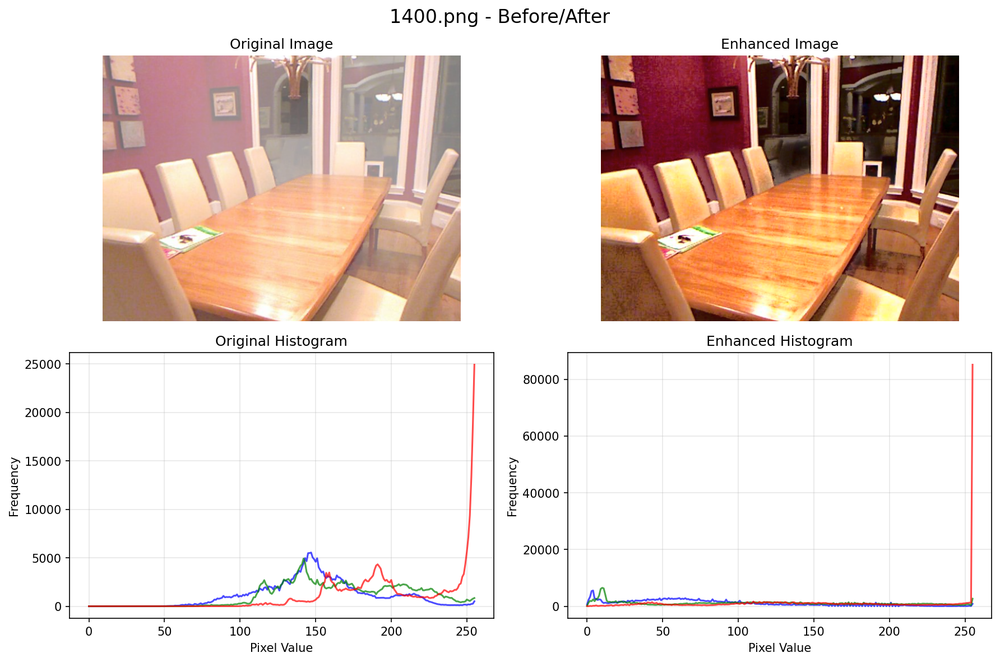
#> input picture output/visualizations/hazy/1400_comparison.png, 1000 x 662 px, shrunk from 1784 x 1181 before the run
$ python -i enhancement.py   (imports and definitions only)   (older library calls are emulated)
#> lines starting #> are read from the running program, lines starting #| are printed output that depends on the picture
"""
CDS6334 Visual Information Processing - Image Enhancement Assignment
Student: [Your Name]
Trimester 2530

This script implements traditional (non-deep learning) image enhancement techniques
for both hazy and low-light images using classical image processing methods.
"""

import cv2
import numpy as np
import os
from pathlib import Path
from typing import Tuple, Optional
import warnings
from scipy.spatial import distance
from scipy.ndimage import convolve
from scipy.sparse import diags, csr_matrix
from scipy.sparse.linalg import spsolve
from utils import get_sparse_neighbor

# [1 line not run here, left out]


class ImageEnhancer:
    """
    A class to handle image enhancement using traditional image processing techniques.
    Supports both hazy image dehazing and low-light image enhancement.
    """

    def __init__(self):
        """Initialize the ImageEnhancer with default parameters."""
        self.hazy_params = {
            'omega': 0.95,         # Dehazing strength (amount of haze to remove, 0-1)
            'radius': 15,          # Dark channel patch size (MUST match reference: 15)
            't0': 0.1,             # Minimum transmission threshold
            'guided_r': 20,        # Guided filter radius (soft matting)
            'guided_eps': 0.01,    # Guided filter regularization (10e-3)
            'color_mode': 'LAB',   # Color enhancement: 'LAB', 'YUV', or 'BOTH'
            'adaptive': True,      # Enable adaptive parameter tuning per image
            'saturation_scale': 0.9  # Saturation multiplier (0-2: <1 reduces, >1 increases, 1=unchanged)
        }

        self.lowlight_params = {
            'gamma': 0.55,     # Gamma correction for illumination refinement (lower = brighter)
            'lambda_': 0.15,   # Balance coefficient for optimization
            'sigma': 3,        # Spatial standard deviation for Gaussian weights
            'dual': True,      # Use DUAL method (True) or LIME method (False)
            'bc': 1,           # Mertens contrast measure weight
            'bs': 1,           # Mertens saturation measure weight
            'be': 1,           # Mertens well-exposedness measure weight
            'eps': 1e-3,       # Small constant for stability
            'post_gamma': 1.35,  # Post-processing brightness boost
            'denoise': False,  # Disabled - filtering doesn't help
            'median_kernel': 5,  # Median filter kernel size (3, 5, or 7)
            'bilateral_d': 9,    # Bilateral filter diameter
            'bilateral_sigma': 10  # Bilateral filter sigma
        }

    # ==================== HAZY IMAGE ENHANCEMENT ====================

    def enhance_hazy_image(self, image: np.ndarray) -> np.ndarray:
        """
        Enhance a hazy image using adaptive Dark Channel Prior with guided filtering.

        This method implements the complete Dark Channel Prior algorithm with:
        1. Adaptive parameter selection based on haze level (optional)
        2. Dark channel prior computation
        3. Atmospheric light estimation
        4. Transmission map estimation
        5. Guided filter refinement (soft matting)
        6. Scene radiance recovery
        7. Flexible color enhancement (LAB/YUV/Both)
        8. Saturation adjustment (reduces oversaturation)

        Args:
            image: Input hazy image (BGR format)

        Returns:
            Enhanced dehazed image
        """
        # Step 0: Adaptive parameter tuning (if enabled)
        if self.hazy_params['adaptive']:
            params = self._adapt_hazy_parameters(image)
        else:
            params = self.hazy_params.copy()

        # Step 1: Compute dark channel
        dark_channel = self._compute_dark_channel_optimized(
            image,
            params['radius']
        )

        # Step 2: Estimate atmospheric light
        atmospheric_light = self._estimate_atmospheric_light_optimized(
            image,
            dark_channel,
            topPercent=0.001
        )

        # Step 3: Estimate transmission map
        transmission_map = self._estimate_transmission_optimized(
            image,
            atmospheric_light,
            params['omega'],
            params['radius']
        )

        # Step 4: Refine transmission using guided filter (soft matting)
        gray = cv2.cvtColor(image, cv2.COLOR_BGR2GRAY).astype(np.float32) / 255.0
        refined_transmission = self._guided_filter(
            gray,
            transmission_map,
            params['guided_r'],
            params['guided_eps']
        )

        # Step 5: Recover scene radiance
        radiance_map = self._recover_radiance_optimized(
            image,
            atmospheric_light,
            refined_transmission,
            params['t0']
        )

        # Step 6: Color enhancement (LAB, YUV, or both)
        enhanced = self._apply_color_enhancement(radiance_map, params['color_mode'])

        # Step 7: Adjust saturation (if scale != 1.0)
        if params['saturation_scale'] != 1.0:
            enhanced = self._adjust_saturation(enhanced, params['saturation_scale'])

        return enhanced

    def _compute_dark_channel_optimized(self, image: np.ndarray, patchSize: int) -> np.ndarray:
        """
        Compute the dark channel prior (OPTIMIZED - vectorized).

        Args:
            image: Input image (BGR, uint8 or float32)
            patchSize: Patch size for local minimum

        Returns:
            Dark channel map (float32)
        """
        # Convert to float32 if needed
        if image.dtype == np.uint8:
            img_float = image.astype(np.float32)
        else:
            img_float = image

        height, width = img_float.shape[:2]

        # Step 1: Compute minimum across color channels for each pixel
        min_channels = np.min(img_float, axis=2)

        # Step 2: Apply minimum filter over local patches
        pad = patchSize // 2
        padded = np.pad(min_channels, ((pad, pad), (pad, pad)), mode='edge')

        dark_channel = np.zeros((height, width), dtype=np.float32)
        for i in range(height):
            for j in range(width):
                patch = padded[i:i + patchSize, j:j + patchSize]
                dark_channel[i, j] = np.min(patch)

        return dark_channel

    def _estimate_atmospheric_light_optimized(self, image: np.ndarray,
                                              dark_channel: np.ndarray,
                                              topPercent: float = 0.001) -> np.ndarray:
        """
        Estimate atmospheric light (OPTIMIZED).

        Args:
            image: Input image (BGR, uint8)
            dark_channel: Dark channel prior
            topPercent: Top percentage of brightest pixels

        Returns:
            Atmospheric light (3-channel array)
        """
        height, width = image.shape[:2]
        flat_img = image.reshape(height * width, 3)
        flat_dark = dark_channel.flatten()

        # Get top percent brightest pixels in dark channel
        num_pixels = int(height * width * topPercent)
        sorted_indices = np.argsort(-flat_dark)  # Sort in descending order
        top_indices = sorted_indices[:num_pixels]

        # Find max intensity for each channel
        atmospheric_light = np.zeros(3, dtype=np.float32)
        for idx in top_indices:
            pixel = flat_img[idx]
            for c in range(3):
                if pixel[c] > atmospheric_light[c]:
                    atmospheric_light[c] = pixel[c]

        return atmospheric_light

    def _estimate_transmission_optimized(self, image: np.ndarray,
                                         atmospheric_light: np.ndarray,
                                         omega: float,
                                         patchSize: int) -> np.ndarray:
        """
        Estimate transmission map (OPTIMIZED).

        Args:
            image: Input image (BGR, uint8)
            atmospheric_light: Atmospheric light
            omega: Parameter (0-1) for haze retention
            patchSize: Patch size

        Returns:
            Transmission map (float32)
        """
        # Normalize image by atmospheric light to range [0, 1]
        normalized_img = image.astype(np.float32) / (atmospheric_light + 1e-6)

        # Compute dark channel of normalized image (stays in float32)
        dark_channel = self._compute_dark_channel_optimized(
            normalized_img,
            patchSize
        )

        # Transmission estimation (eq. 12 from paper)
        # dark_channel is already in [0, 1] range since normalized_img is [0, 1]
        transmission_map = 1 - omega * dark_channel
        transmission_map = transmission_map.astype(np.float32)

        return transmission_map

    def _guided_filter(self, guide: np.ndarray, src: np.ndarray,
                       radius: int, eps: float) -> np.ndarray:
        """
        Apply guided filter for edge-preserving smoothing.

        Args:
            guide: Guidance image
            src: Source image to filter
            radius: Filter radius
            eps: Regularization parameter

        Returns:
            Filtered image
        """
        mean_guide = cv2.boxFilter(guide, cv2.CV_64F, (radius, radius))
        mean_src = cv2.boxFilter(src, cv2.CV_64F, (radius, radius))
        corr_guide = cv2.boxFilter(guide * guide, cv2.CV_64F, (radius, radius))
        corr_guide_src = cv2.boxFilter(guide * src, cv2.CV_64F, (radius, radius))

        var_guide = corr_guide - mean_guide * mean_guide
        cov_guide_src = corr_guide_src - mean_guide * mean_src

        a = cov_guide_src / (var_guide + eps)
        b = mean_src - a * mean_guide

        mean_a = cv2.boxFilter(a, cv2.CV_64F, (radius, radius))
        mean_b = cv2.boxFilter(b, cv2.CV_64F, (radius, radius))

        return mean_a * guide + mean_b

    def _recover_radiance_optimized(self, image: np.ndarray,
                                    atmospheric_light: np.ndarray,
                                    transmission: np.ndarray,
                                    t0: float) -> np.ndarray:
        """
        Recover scene radiance (OPTIMIZED).

        Args:
            image: Input hazy image (BGR, uint8)
            atmospheric_light: Atmospheric light
            transmission: Refined transmission map
            t0: Minimum transmission threshold

        Returns:
            Dehazed image (uint8)
        """
        height, width = transmission.shape
        num_channels = image.shape[2]

        # Clip transmission to avoid division by zero
        transmission_clipped = np.clip(transmission, t0, 1.0)

        # Expand transmission to 3 channels
        transmission_3d = np.zeros_like(image, dtype=np.float32)
        for c in range(num_channels):
            transmission_3d[:, :, c] = transmission_clipped

        # Recover radiance: J(x) = (I(x) - A) / t(x) + A
        radiance = (image.astype(np.float32) - atmospheric_light) / transmission_3d + atmospheric_light

        # Clip to valid range
        radiance = np.clip(radiance, 0, 255).astype(np.uint8)

        return radiance

    def _detect_haze_level(self, image: np.ndarray, dark_channel: np.ndarray = None) -> float:
        """
        Detect the haze level in an image.

        Args:
            image: Input image (BGR, uint8)
            dark_channel: Pre-computed dark channel (optional)

        Returns:
            Haze level (0-1, higher = more haze)
        """
        if dark_channel is None:
            dark_channel = self._compute_dark_channel_optimized(image, 15)

        # Haze level is estimated by average dark channel value
        # Low dark channel = high haze
        avg_dark = np.mean(dark_channel) / 255.0
        haze_level = 1.0 - avg_dark

        return haze_level

    def _adapt_hazy_parameters(self, image: np.ndarray) -> dict:
        """
        Adaptively tune parameters based on image haze level.

        Args:
            image: Input hazy image

        Returns:
            Adapted parameters dictionary
        """
        params = self.hazy_params.copy()

        # Detect haze level
        dark_channel = self._compute_dark_channel_optimized(image, 15)
        haze_level = self._detect_haze_level(image, dark_channel)

        # Adapt parameters based on haze level
        if haze_level > 0.7:  # Heavy haze
            params['omega'] = 0.98
            params['guided_r'] = 25
            params['guided_eps'] = 0.02
        elif haze_level > 0.5:  # Moderate haze
            params['omega'] = 0.95
            params['guided_r'] = 20
            params['guided_eps'] = 0.01
        else:  # Light haze
            params['omega'] = 0.90
            params['guided_r'] = 15
            params['guided_eps'] = 0.005

        return params

    def _enhance_lab_color(self, image: np.ndarray) -> np.ndarray:
        """
        Enhance image using LAB color space with histogram equalization.

        Args:
            image: Input image (BGR, uint8)

        Returns:
            Enhanced image (uint8)
        """
        # Convert to LAB color space
        lab_img = cv2.cvtColor(image, cv2.COLOR_BGR2LAB)

        # Apply histogram equalization to L channel
        lab_img[:, :, 0] = cv2.equalizeHist(lab_img[:, :, 0])

        # Convert back to BGR
        enhanced = cv2.cvtColor(lab_img, cv2.COLOR_LAB2BGR)

        return enhanced

    # [20 lines left out: function _enhance_yuv_color, not called in this run]

    def _apply_color_enhancement(self, image: np.ndarray, mode: str = 'LAB') -> np.ndarray:
        """
        Apply color enhancement based on selected mode.

        Args:
            image: Input image (BGR, uint8)
            mode: Enhancement mode ('LAB', 'YUV', or 'BOTH')

        Returns:
            Enhanced image (uint8)
        """
        if mode == 'LAB':
            return self._enhance_lab_color(image)
        elif mode == 'YUV':
            return self._enhance_yuv_color(image)
        elif mode == 'BOTH':
            # Apply both and blend
            lab_enhanced = self._enhance_lab_color(image)
            yuv_enhanced = self._enhance_yuv_color(image)
            # Weighted blend (60% LAB, 40% YUV)
            blended = cv2.addWeighted(lab_enhanced, 0.6, yuv_enhanced, 0.4, 0)
            return blended
        else:
            # Default to LAB
            return self._enhance_lab_color(image)

    def _adjust_saturation(self, image: np.ndarray, scale: float) -> np.ndarray:
        """
        Adjust color saturation in HSV color space.

        Args:
            image: Input image (BGR, uint8)
            scale: Saturation multiplier (0-2)
                   < 1.0 = reduce saturation (more grayscale)
                   = 1.0 = no change
                   > 1.0 = increase saturation (more vibrant)

        Returns:
            Image with adjusted saturation (uint8)
        """
        # Convert BGR to HSV
        hsv = cv2.cvtColor(image, cv2.COLOR_BGR2HSV).astype(np.float32)

        # Adjust saturation (S channel)
        hsv[:, :, 1] = np.clip(hsv[:, :, 1] * scale, 0, 255)

        # Convert back to BGR
        hsv = hsv.astype(np.uint8)
        adjusted = cv2.cvtColor(hsv, cv2.COLOR_HSV2BGR)

        return adjusted

    # ==================== LOW-LIGHT IMAGE ENHANCEMENT ====================
    # Using DUAL/LIME Method (Retinex-based illumination correction)

    # [459 lines left out: functions enhance_lowlight_image, _apply_post_gamma, _estimate_noise_level, _adaptive_noise_reduction, _create_spacial_affinity_kernel, _compute_smoothness_weights and 8 more, not called in this run]


# [2 lines not run here, left out]

>>> import cv2
>>> picture = cv2.imread('output/visualizations/hazy/1400_comparison.png')
#> picture is the input picture: shape (662, 1000, 3); mean B, G, R 209.8, 217, 232.1
>>> result = ImageEnhancer().enhance_hazy_image(picture)
#> after the loop in _compute_dark_channel_optimized, `for i in range(height):`:
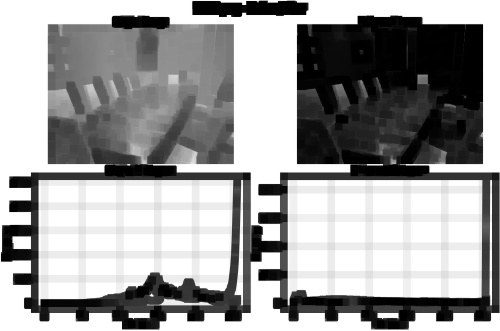
#> dark_channel: shape (662, 1000) float32 (shown at 1/2 size); min 0, max 255, mean 158.5
#> in _detect_haze_level, `avg_dark = np.mean(dark_channel) / 255.0`: avg_dark = 0.622
#> in _detect_haze_level, `haze_level = 1.0 - avg_dark`: haze_level = 0.378
#> in enhance_hazy_image, `params = self._adapt_hazy_parameters(image)`: params = {'omega': 0.9, 'radius': 15, 't0': 0.1, 'guided_r': 15, 'guided_eps': 0.005, 'color_mode': 'LAB', 'adaptive': True, 'saturation_scale': 0.9}
#> in _estimate_atmospheric_light_optimized, `top_indices = sorted_indices[:num_pixels]`: top_indices = 662 values, max 449956 at index 631, min 177969 at index 554, mean 334685.6
#> the loop in _estimate_atmospheric_light_optimized, `for idx in top_indices:` made 662 passes
#> idx on passes 1 to 3: 449305, 178585, 178586
#> after the loop in _estimate_atmospheric_light_optimized, `for idx in top_indices:`: atmospheric_light = [255, 255, 255]
#> in _guided_filter, `mean_a = cv2.boxFilter(a, cv2.CV_64F, (radius, radius))`:
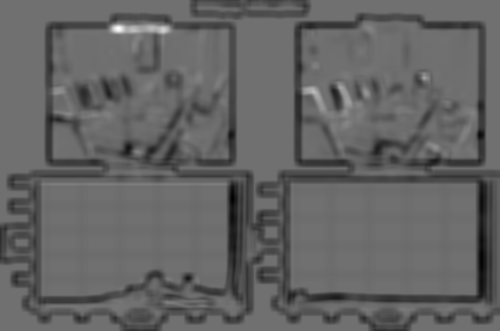
#> mean_a: shape (662, 1000) float64 (shown at 1/2 size); min -0.473, max 0.602, mean -0.0516; drawn with min black and max white
#> in _guided_filter, `return mean_a * guide + mean_b`:
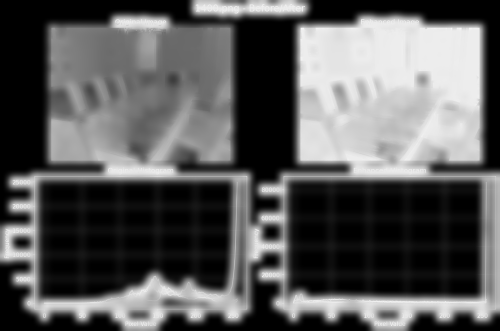
#> returned value: shape (662, 1000) float64 (shown at 1/2 size); min 0.1, max 1.07, mean 0.441; drawn with min black and max white
#> in _recover_radiance_optimized, `transmission_clipped = np.clip(transmission, t0, 1.0)`:
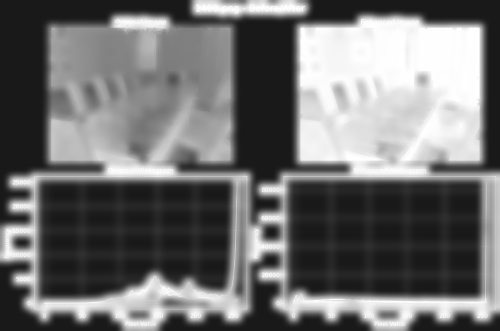
#> transmission_clipped: shape (662, 1000) float64 (shown at 1/2 size); min 0.1, max 1, mean 0.441
#> in _adjust_saturation, `hsv[:, :, 1] = np.clip(hsv[:, :, 1] * scale, 0, 255)`:
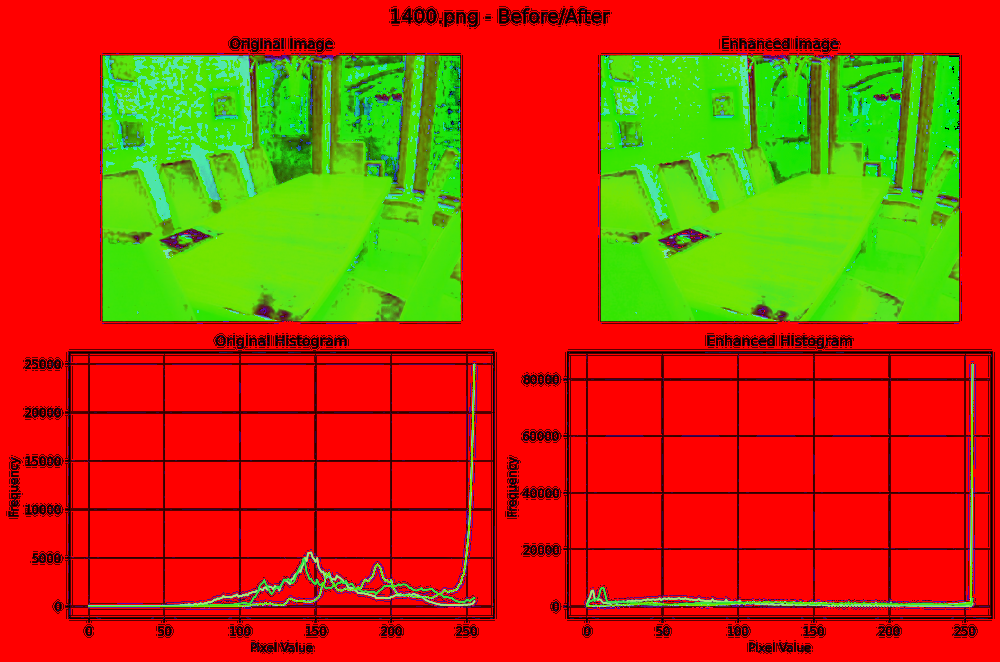
#> hsv: shape (662, 1000, 3) float32; mean B, G, R 7.8, 62.6, 188.8

$ run again, on output/visualizations/hazy/1419_comparison.png
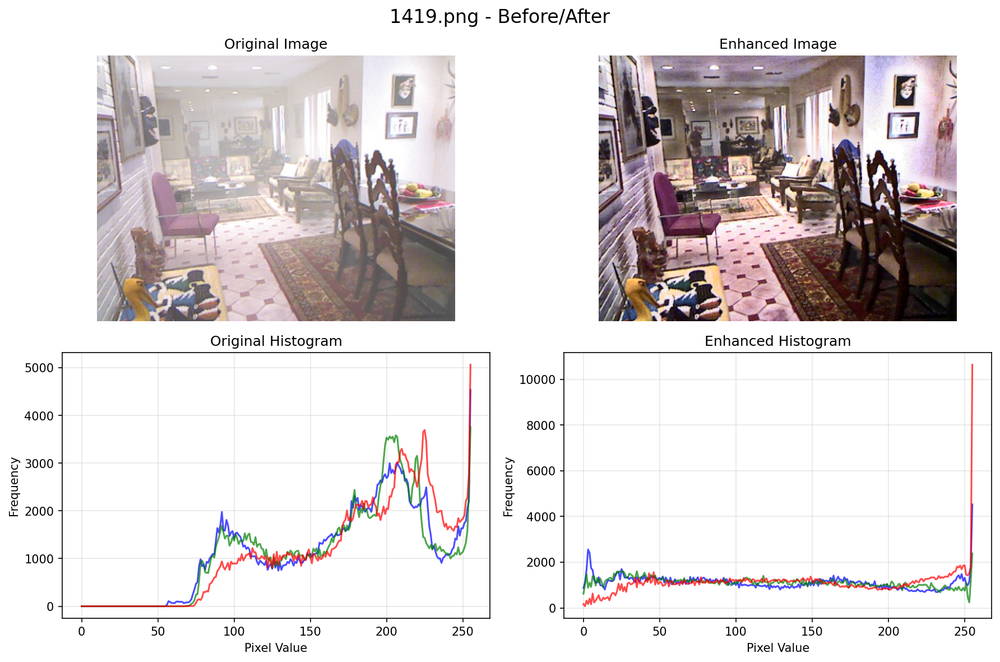
#> input picture output/visualizations/hazy/1419_comparison.png, 1000 x 662 px, shrunk from 1784 x 1181 before the run
#> picture is the input picture: shape (662, 1000, 3); mean B, G, R 219.1, 218.6, 224.1
#> after the loop in _compute_dark_channel_optimized, `for i in range(height):`:
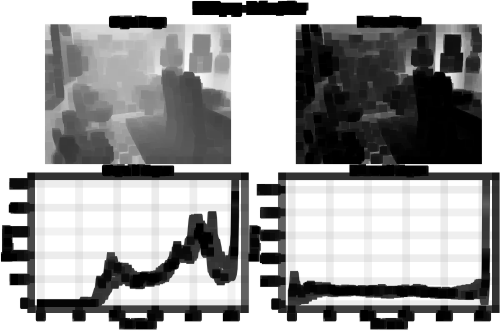
#> dark_channel: shape (662, 1000) float32 (shown at 1/2 size); min 0, max 255, mean 159.5
#> avg_dark = 0.626
#> in _detect_haze_level, `haze_level = 1.0 - avg_dark`: haze_level = 0.374
#> params = {'omega': 0.9, 'radius': 15, 't0': 0.1, 'guided_r': 15, 'guided_eps': 0.005, 'color_mode': 'LAB', 'adaptive': True, 'saturation_scale': 0.9}
#> top_indices = 662 values, max 436927 at index 619, min 162464 at index 480, mean 349493.8
#> the loop in _estimate_atmospheric_light_optimized, `for idx in top_indices:` made 662 passes
#> idx on passes 1 to 3: 162977, 436179, 436180
#> after the loop in _estimate_atmospheric_light_optimized, `for idx in top_indices:`: atmospheric_light = [255, 255, 255]
#> in _adjust_saturation, `hsv[:, :, 1] = np.clip(hsv[:, :, 1] * scale, 0, 255)`:
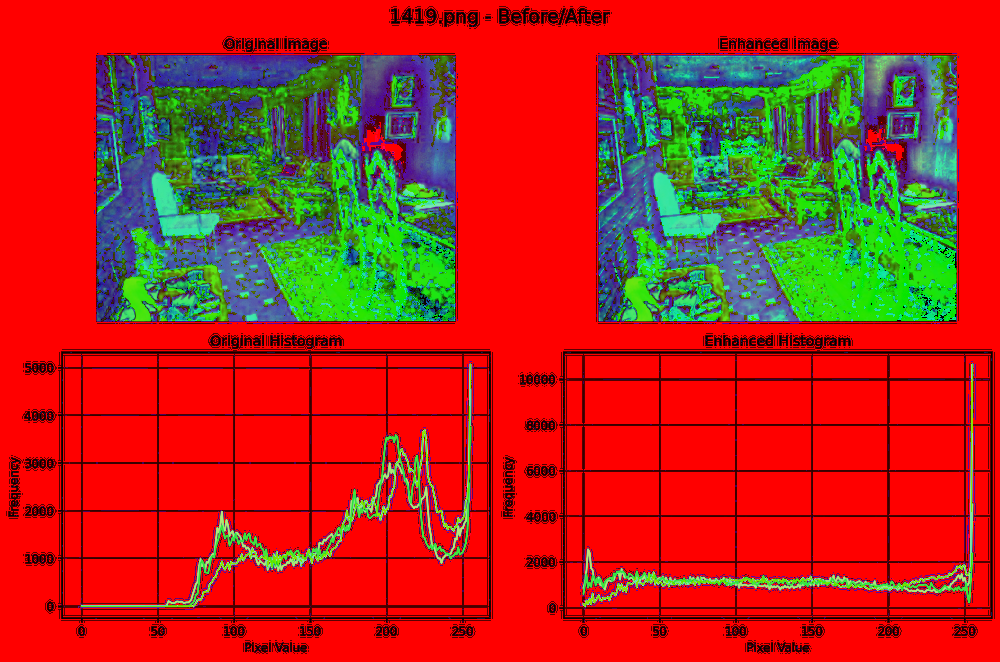
#> hsv: shape (662, 1000, 3) float32; mean B, G, R 26.8, 40, 182.3
